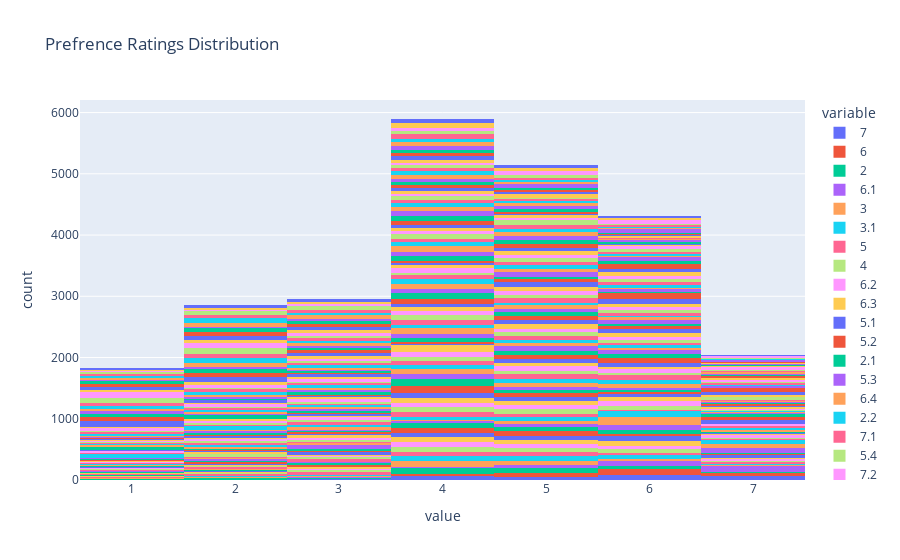
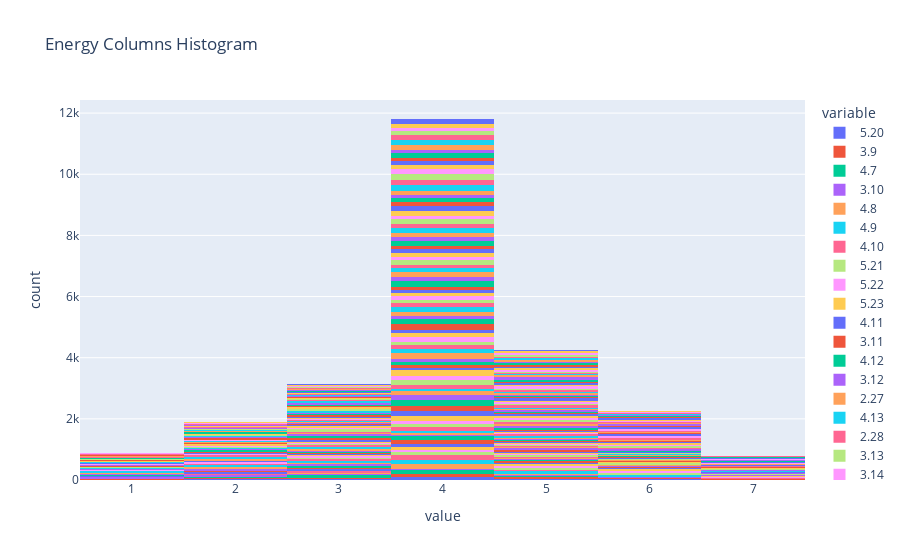
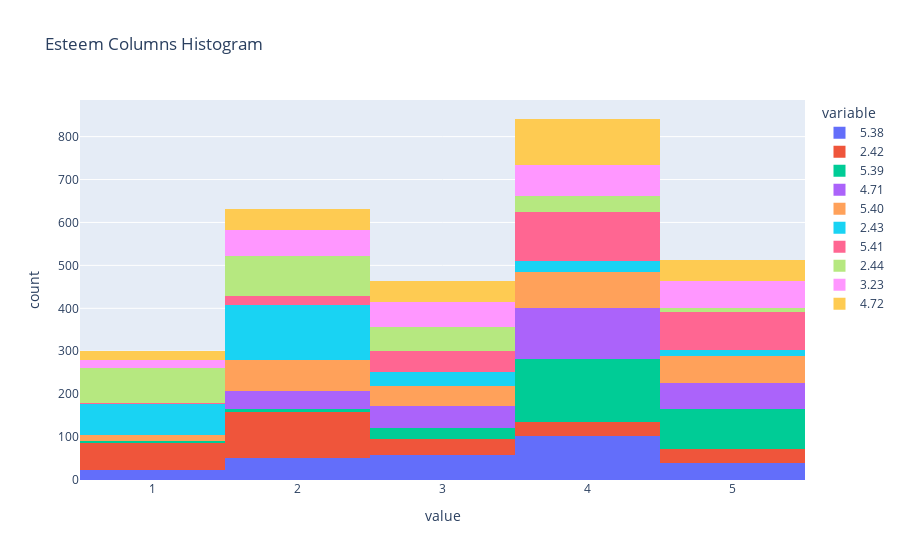

Notebook source saved alongside these figures, in order:
### Code cell
px.histogram(action,title='Action Columns Histogram')
# show the histogram
fig = px.histogram(ratings,title='Prefrence Ratings Distribution')
fig.show()
fig = px.histogram(energy,title='Energy Columns Histogram')
fig.show()
px.histogram(esteem,title='Esteem Columns Histogram')
